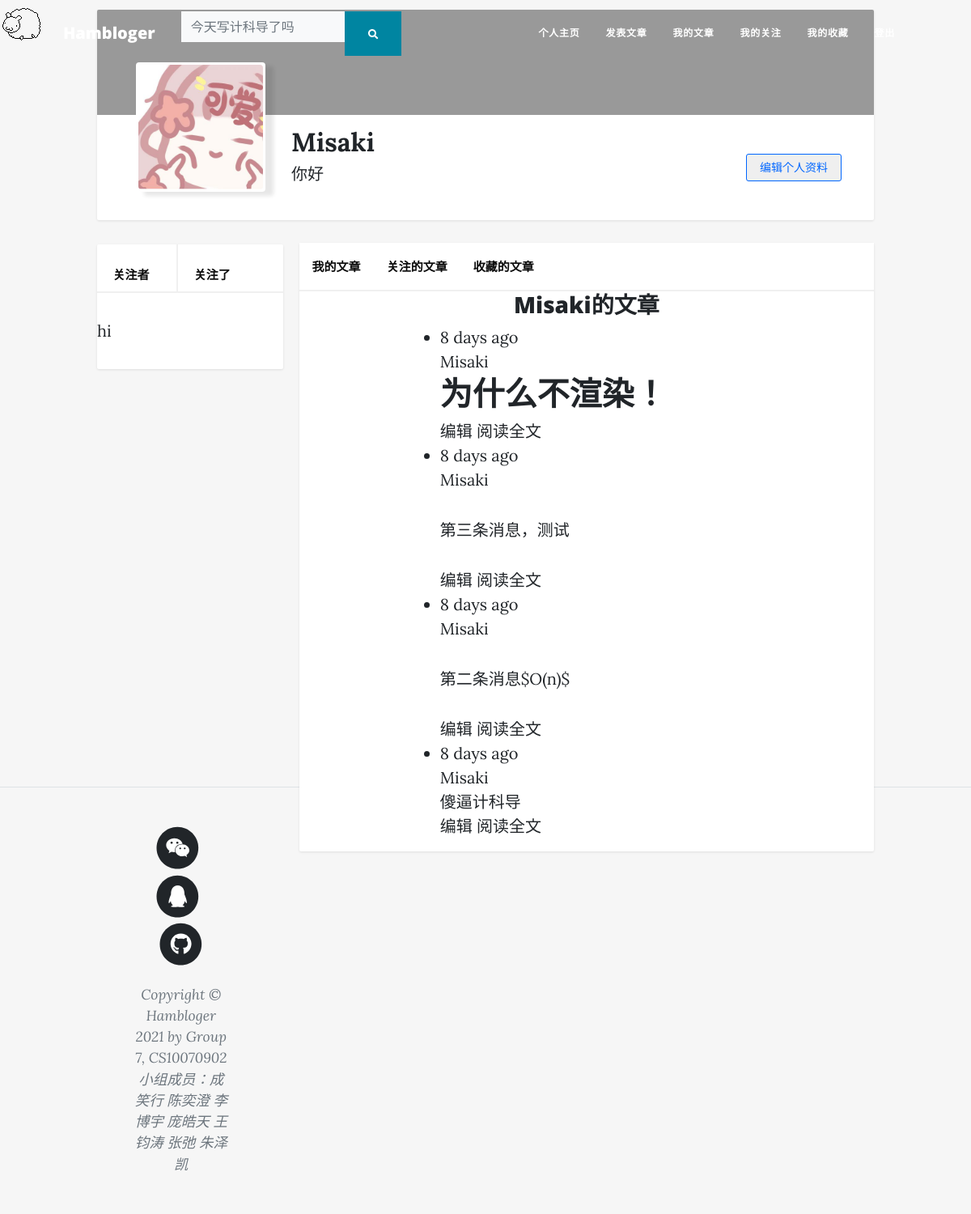
Before: /user/Misaki (signed in) with the older database file.
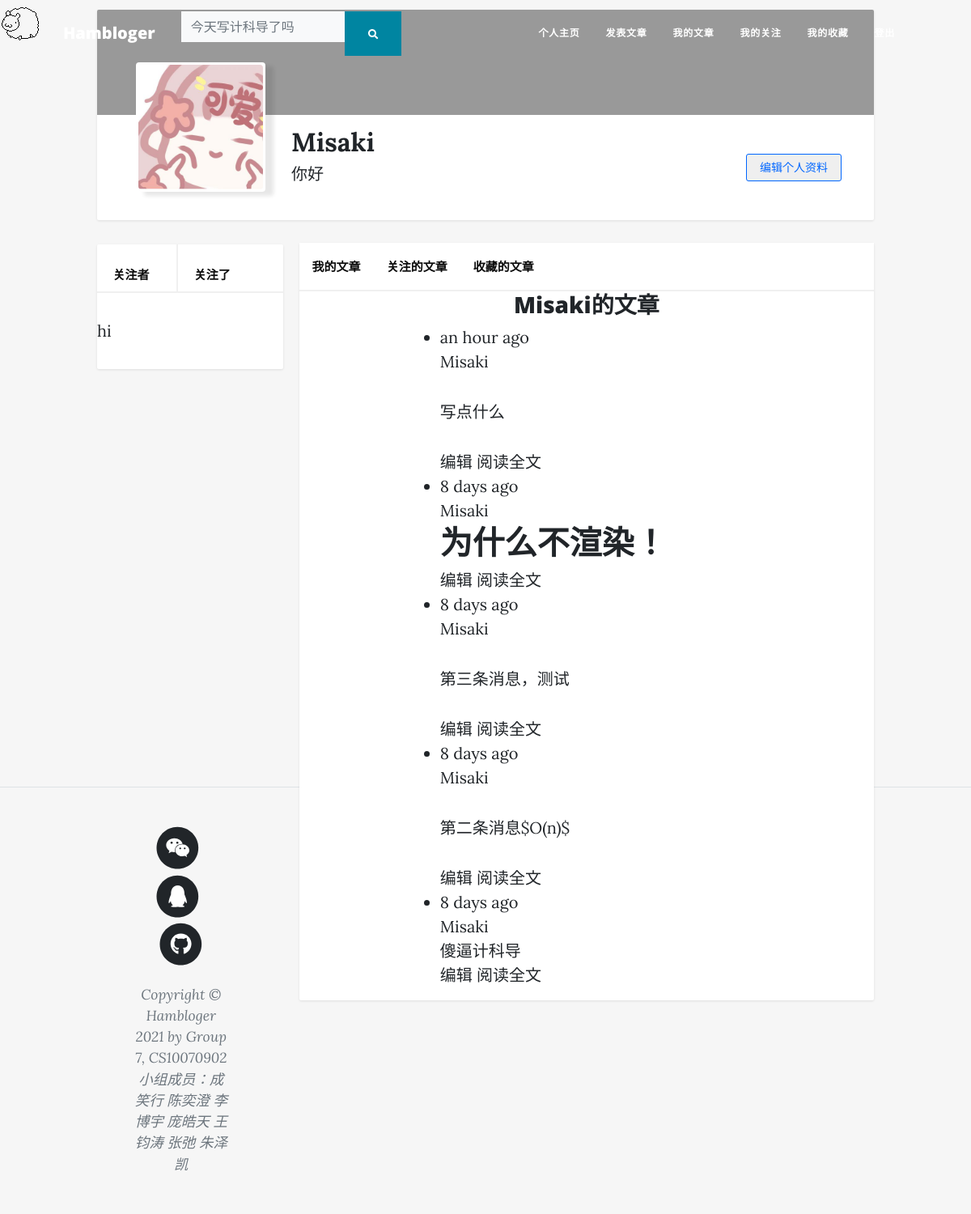
After: the same page with the newer database file.
### app/models.py (models this page shows, shortened)
class User(UserMixin, db.Model):
    __tablename__ = 'users'
    id = db.Column(db.Integer, primary_key=True)
    email = db.Column(db.String(64), unique=True, index=True)
    username = db.Column(db.String(64), unique=True, index=True)
    role_id = db.Column(db.Integer, db.ForeignKey('roles.id'))  # 每一个用户只能有一个角色
    password_hash = db.Column(db.String(128))
    confirmed = db.Column(db.Boolean, default=True)
    name = db.Column(db.String(64))
    location = db.Column(db.String(64))
    about_me = db.Column(db.Text())
    member_since = db.Column(db.DateTime(), default=datetime.utcnow)
    last_seen = db.Column(db.DateTime(), default=datetime.utcnow)
    posts = db.relationship('Post', backref='author', lazy='dynamic')
    followed = db.relationship('Follow',
                               foreign_keys=[Follow.follower_id],
                               backref=db.backref('follower', lazy='joined'),
                               lazy='dynamic',
                               cascade='all, delete-orphan')
    followers = db.relationship('Follow',
                                foreign_keys=[Follow.followed_id],
                                backref=db.backref('followed', lazy='joined'),
                                lazy='dynamic',
                                cascade='all, delete-orphan')
    @property
    def password(self):
        raise AttributeError("Password is not a readable attribute")
    def can(self, perm):
        return self.role is not None and self.role.has_permission(perm)
    def is_administrator(self):
        return self.can(Permission.ADMIN)
    def ping(self):
        self.last_seen = datetime.utcnow()
        db.session.add(self)
        db.session.commit()

class Post(db.Model):
    __tablename__ = 'posts'
    id = db.Column(db.Integer, primary_key=True)
    body = db.Column(db.Text)
    body_html = db.Column(db.Text)
    timestamp = db.Column(db.DateTime, index=True, default=datetime.utcnow)
    author_id = db.Column(db.Integer, db.ForeignKey('users.id'))

### app/main/views.py (the view)
@main.route('/user/<username>')
def user(username):
    user = User.query.filter_by(username=username).first()
    if user is None:
        abort(404)
    posts = user.posts.order_by(Post.timestamp.desc()).all()
    return render_template('user.html', user=user, posts=posts)

### app/auth/views.py (called while the page is built)
@auth.before_app_request
def before_request():
    if current_user.is_authenticated:
        current_user.ping()
        if not current_user.confirmed and request.endpoint \
                and request.blueprint != 'auth' and request.endpoint != 'static':
            return redirect(url_for('auth.unconfirmed'))

### app/main/__init__.py (called while the page is built)
@main.app_context_processor
def inject_permissions():
    return dict(Permission=Permission)

### app/models.py (called while the page is built)
@login_manager.user_loader
def load_user(user_id):
    return User.query.get(int(user_id))

    def has_permission(self, perm):
        return self.permissions & perm == perm  # 使用位运算检查特定权限

### app/templates/user.html (shortened to what this page needs)
{% extends "base.html" %}
{% block head %}
<link href="{{ url_for('static',filename='css/user.css') }}" rel="stylesheet">
{% endblock %}
{% block page_content %}
<div class="page-container">
    <div class="user-container">
        <div class="user-cover-container">
        </div>
        <div class="user-profile-container">
            <div class="user-mask-container">
                <div class="user-mask">
                    <img src="{{url_for('static', filename='mask/test-1.jpeg')}}" class="user-mask-img">
                </div>
            </div>
            <div class="user-information-container">
                <div class="username-container">
                    <span class="username"> {{ user.name }} </span>
                </div>
                <div class="about_me-container">
                    {% if user.about_me %}<span class="about_me">{{ user.about_me }}</span>{% endif %}
                </div>
            </div>
            <div class="user-operation-container">
                {% if user == current_user %}
                <a href="{{ url_for('.edit_profile') }}">
                    <button type="button" class="edit-profile-button">
                        <span>编辑个人资料</span>
                    </button>
                </a>
                {% endif %}
            </div>
        </div>
    </div>
    <div class="content-container">
        <div class="main-content-container">
            <ul class="option-bar">
                <li class="option-item">
                    <a class="option-link" href="">
                        我的文章
                    </a>
                </li>
                <li class="option-item">
                    <a class = "option-link" href="">
                        关注的文章
                    </a>
                </li>
                <li class="option-item">
                    <a class="option-link" href="">
                        收藏的文章
                    </a>
                </li>
            </ul>
            <div class="main-content-box">
                <h3>
                    <div align="center">{{ user.username }}的文章</div>
                </h3>
                {% include '_posts.html' %}
            </div>
        </div>
        <div class="side-content-container">
            <ul class="side-content">
                <li class="side-content-left-item">
                    <a class = "option-link" href="{{ url_for('.followers', username=user.username) }}">
                        关注者 <span class="badge">{{ user.followers.count() - 1 }}</span>
                    </a>
                </li>
                <li class="side-content-right-item">
                    <a class = "option-link" href="{{ url_for('.followed_by', username=user.username) }}">
                        关注了 <span class="badge">{{ user.followed.count() - 1 }}</span>
                    </a>
                </li>
            </ul>
            <div class="side-content-bos">
                <p>
                hi
                </p>
            </div>
        </div>
    </div>
</div>
{% endblock %}

### app/templates/base.html (shortened to what this page needs)
<!DOCTYPE html>
<html lang="en">
<head>
    <link href="https://cdn.jsdelivr.net/npm/bootstrap-icons@1.5.0/font/bootstrap-icons.css" rel="stylesheet"/>
    <link href="{{ url_for('static', filename='css/admin.css') }}" rel="stylesheet"/>
    <link href="{{ url_for('static', filename='css/styles.css') }}" rel="stylesheet"/>
    <link href="{{ url_for('static', filename='css/base.css') }}" rel="stylesheet"/>
    {% block head %}
    {% endblock %}
</head>
<body id="page-top">
<nav class="navbar navbar-expand-lg navbar-light fixed-top py-2" id="mainNav">
    <div class="container px-4 px-lg-5">
        <a class="navbar-brand" href="/">Hambloger</a>
        <form class="d-none d-sm-inline-block form-inline mr-auto ml-md-3 my-2 my-md-0 mw-100 navbar-search">
            <div class="input-group">
                <input type="text" class="form-control bg-light border-0 small" placeholder="今天写计科导了吗"
                       aria-label="Search" aria-describedby="basic-addon2">
                <div class="input-group-append">
                    <button class="btn btn-primary" type="button">
                        <i class="fas fa-search fa-sm"></i>
                    </button>
                </div>
            </div>
        </form>
        <div class="collapse navbar-collapse" id="navbarResponsive">
            <ul class="navbar-nav nav nav-pills ms-auto py-4 py-lg-0">
                {% if current_user.is_authenticated %}
                <li class="nav-item">
                    <a class="nav-link px-lg-3 py-3 py-lg-4"
                       href="{{ url_for('main.user', username=current_user.username) }}">
                        <span>个人主页</span>
                    </a>
                </li>
                <li class="nav-item">
                    <a class="nav-link px-lg-3 py-3 py-lg-4" href="/">
                        <span>发表文章</span>
                    </a>
                </li>
                <li class="nav-item">
                    <a class="nav-link px-lg-3 py-3 py-lg-4" href="/">
                        <span>我的文章</span>
                    </a></li>
                <li class="nav-item">
                    <a class="nav-link px-lg-3 py-3 py-lg-4" href="/">
                        <span>我的关注</span>
                    </a>
                </li>
                <li class="nav-item">
                    <a class="nav-link px-lg-3 py-3 py-lg-4" href="/">
                        <span>我的收藏</span>
                    </a>
                </li>
                <li class="nav-item">
                    <a class="nav-link px-lg-3 py-3 py-lg-4" href="{{url_for('auth.logout')}}">
                        <span>登出</span>
                    </a>
                </li>
                {% endif %}
            </ul>
        </div>
    </div>
</nav>
<div class="main-container">
    {% block page_content %}
    {% endblock %}
</div>
<div class="mouse-follow"></div>
<footer class="border-top">
    <div class="container px-4 px-lg-5">
        <div class="row gx-4 gx-lg-5 justify-content-center">
            <div class="col-md-10 col-lg-8 col-xl-7">
                <ul class="list-inline text-center">
                    <li class="list-inline-item">
                        <a href="/">
                            <span class="fa-stack fa-lg">
                                <i class="fas fa-circle fa-stack-2x"></i>
                                <i class="fab fa-weixin fa-stack-1x fa-inverse"></i>
                            </span>
                        </a>
                    </li>
                    <li class="list-inline-item">
                        <a href="/">
                            <span class="fa-stack fa-lg">
                                <i class="fas fa-circle fa-stack-2x"></i>
                                <i class="fab fa-qq fa-stack-1x fa-inverse"></i>
                            </span>
                        </a>
                    </li>
                    <li class="list-inline-item">
                        <a href="https://github.com/vozeo/Hambloger">
                            <span class="fa-stack fa-lg">
                                <i class="fas fa-circle fa-stack-2x"></i>
                                <i class="fab fa-github fa-stack-1x fa-inverse"></i>
                            </span>
                        </a>
                    </li>
                </ul>
                <div class="small text-center text-muted fst-italic">Copyright &copy; Hambloger 2021 by Group 7,
                    CS10070902
                </div>
                <div class="small text-center text-muted fst-italic">小组成员：成笑行 陈奕澄 李博宇 庞皓天 王钧涛 张弛 朱泽凯</div>
            </div>
        </div>
    </div>
</footer>
</body>
</html>

### app/templates/_posts.html (shortened to what this page needs)
{% block head %}
    <link href="{{ url_for('static',filename='css/post.css') }}" rel="stylesheet">
{% endblock %}
<ul class='posts'>
    {% for post in posts %}
    <li class='post'>
        <div class="post-content">
            <div class="post-date">{{ moment(post.timestamp).fromNow() }}</div>
            <div class="post-author">
                <a href="{{ url_for('.user', username=post.author.username) }}">
                    {{ post.author.username }}
                </a>
            </div>
            <div class="post-body">
                {% if post.body_html %}
                    {{ post.body_html | safe }}
                {% else %}
                    {{ post.body }}
                {% endif %}
            </div>
            <div class="post-footer">
                {% if current_user == post.author %}
                <a href="{{ url_for('.edit', id=post.id) }}">
                    <span class="label label-primary">编辑</span>
                </a>
                {% endif %}
                <a href="{{ url_for('.post', id=post.id) }}">
                    <span class="label label-default">阅读全文</span>
                </a>
            </div>
        </div>
    </li>
    {% endfor %}
</ul>

### app/static/css/base.css (style rules this page uses)
body { background-color: rgb(246, 246, 246); margin: 0; padding: 0; }
div { margin: 0; padding: 0; display: block; }
.navbar { position: relative; top: -5px; left: -5px; width: 100%; margin: 0; padding: 0; display: block; }
footer { text-align: center; }
.mouse-follow { width: 50px; height: 50px; position: absolute; background-image: url('../icons/goat.gif'); background-size: cover; }
.page-container { display: block; margin-left: 15%; margin-right: 15%; width: 70%; }

### app/static/css/user.css (style rules this page uses)
.page-container { display: block; margin-left: 10%; margin-right: 10%; width: 80%; }
.user-container { display: block; background-color: rgb(255, 255, 255); margin-top: 12px; height: 260px; box-shadow: 0 1px 3px rgba(18, 18, 18, .1); border-radius: 2px; }
.user-cover-container { background-color: rgb(153, 153, 153); border-top-left-radius: 2px; border-top-right-radius: 2px; height: 50%; }
.user-profile-container { height: 50%; border-bottom-left-radius: 2px; border-bottom-right-radius: 2px; }
.user-mask-container { float: left; position: relative; top: -50%; left: 5%; width: 160px; height: 160px; }
.user-mask { background-color: rgb(255, 255, 255); width: 160px; height: 160px; box-shadow: 10px 5px 5px rgba(18, 18, 18, .1); border-radius: 4px; }
.user-mask-img { margin: 2%; width: 96%; height: 96%; border-radius: 4px; }
.user-information-container { float: left; margin-top: 10px; margin-left: 80px; width: 450px; }
.username { font-size: 32px; font-weight: 900; }
.about_me-container { height: 30px; overflow: hidden; }
.about_me { font-size: 20px; font-weight: 400; }
.user-operation-container { margin-top: 5%; float: right; }
.user-operation-container button { margin-right: 40px; padding: 0 16px; font-size: 14px; line-height: 32px; text-align: center; cursor: pointer; border: 1px solid; border-radius: 3px; }
.edit-profile-button { color: #06f; border-color: #06f; }
.content-container { margin-left: 0; height: 700px; }
.main-content-container { float: right; background-color: rgb(255, 255, 255); margin-top: 28px; box-shadow: 0 1px 3px rgba(18, 18, 18, .1); border-radius: 2px; width: 74%; }
.option-bar { background-color: rgb(255, 255, 255); border-bottom: 2px solid rgb(240, 240, 240) ; height: 60px; line-height: 60px; list-style-type: none; margin: 0; padding: 0; overflow: hidden; position: -webkit-sticky; position: sticky; top: 0; }
.option-item { float: left; font-size: 15px; font-weight: 600; }
.option-item a { display: inline; padding: 16px; }
.option-link { text-decoration: none; color: rgb(12, 12, 12); }
.main-content-box { background-color: rgb(255, 255, 255); }
.side-content-container { float: left; background-color: rgb(255, 255, 255); margin-top: 0; box-shadow: 0 1px 3px rgba(18, 18, 18, .1); border-radius: 2px; width: 24%; }
.side-content { list-style-type: none; margin: 0; padding: 0; overflow: hidden; border-bottom: 2px solid rgb(240, 240, 240) ; height: 60px; line-height: 60px; }
.side-content-left-item { margin-left: 5%; float: left; font-size: 15px; font-weight: 600; border-right: 2px solid rgb(240, 240, 240) ; }
.side-content-left-item a { display: block; padding: 8px; }
.side-content-right-item { margin-left: 5%; float: left; font-size: 15px; font-weight: 600; }
.side-content-right-item a { display: block; padding: 8px; }

### app/static/css/post.css (style rules this page uses)
.posts { margin-left: 20%; width: 60%; }

Changed rows visible on the page:
added Post: timestamp "an hour ago", author.username "Misaki", body_html "写点什么"
